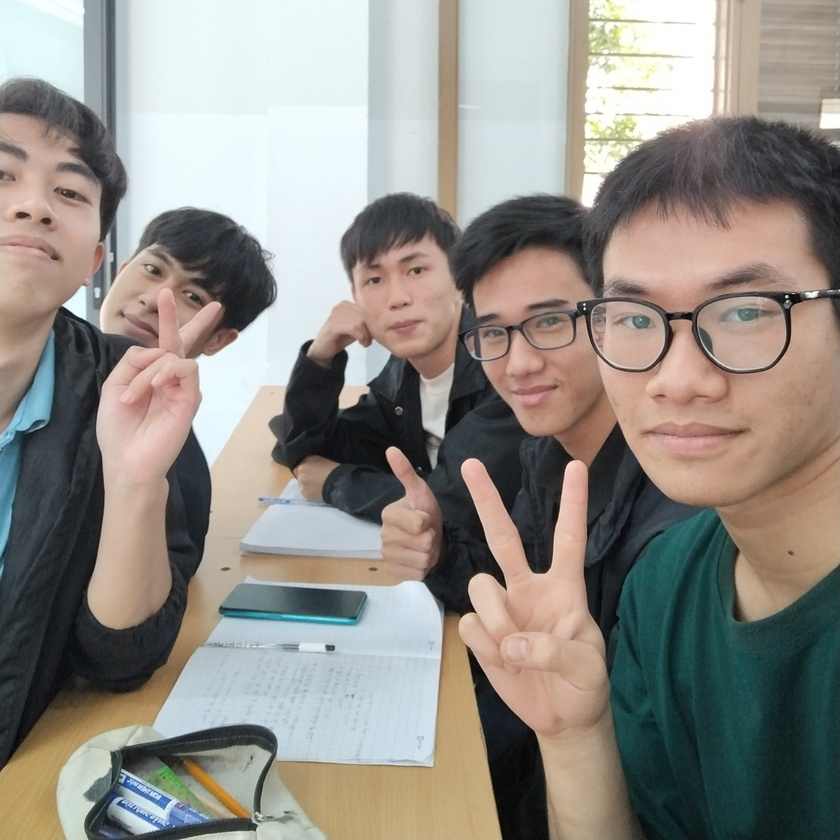
%> input picture Lab1_code/img1.jpg, 840 x 840 px, shrunk from 1279 x 1280 before the run
$ octave bai1b.m   (GNU Octave 9; MATLAB toolbox functions it lacks are replaced by stand-ins)
%> lines starting %> are read from the running program, lines starting %| are printed output that depends on the picture; in (x1, y1, x2, y2) boxes, pixels count from 0 and x2, y2 are one past the last pixel; in counts of white or black regions, pixels touching at a corner belong together; the program's own positions count from 1
### Code/Lab1_code/quantize.m
function [out] = quantize(gray_img, scale)
%Take in a grayscale img and the number of bits using to quantize the img
gray_img = double(gray_img);
quantizeBit = double(2^(8 - scale));
out = uint8(floor(gray_img/quantizeBit)*quantizeBit);
end

### Lab1_code/bai1b.m
img = 'img1.jpg';
im = rgb2gray(imread(img));
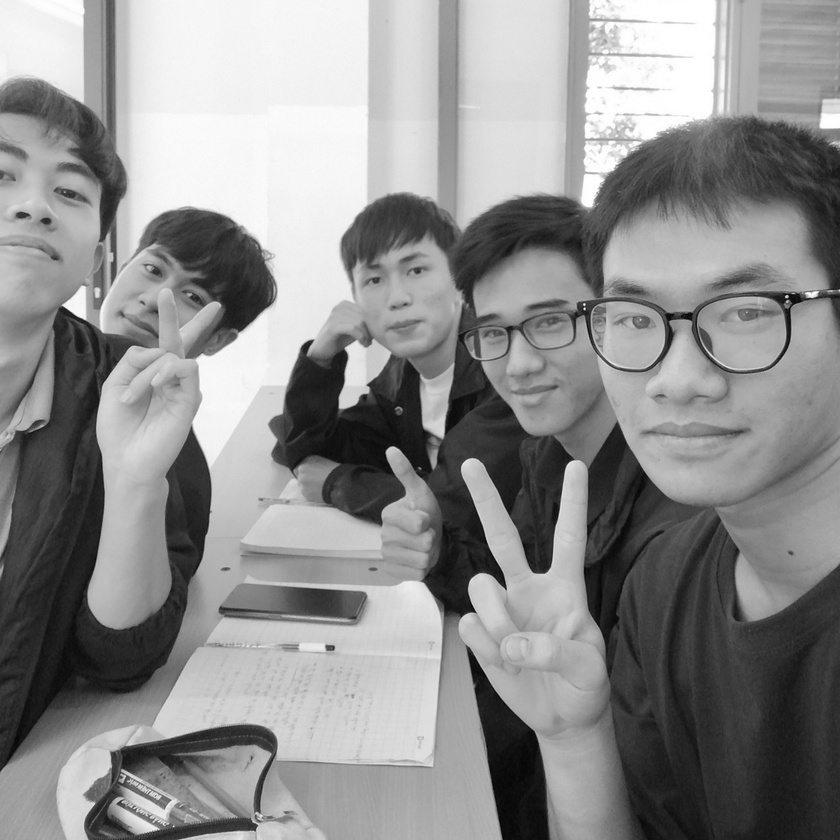
%> im: size 840x840 uint8; min 2, max 255, mean 141.2

figure;
subplot(241);
imshow(im); title('8-bit / gray img');

im7 = quantize(im,7);
im6 = quantize(im,6);
im5 = quantize(im,5);
im4 = quantize(im,4);
im3 = quantize(im,3);
%> call 5 of quantize, with scale = 3
%> in quantize (call 5), `out = uint8(floor(gray_img/quantizeBit)*quantizeBit);`:
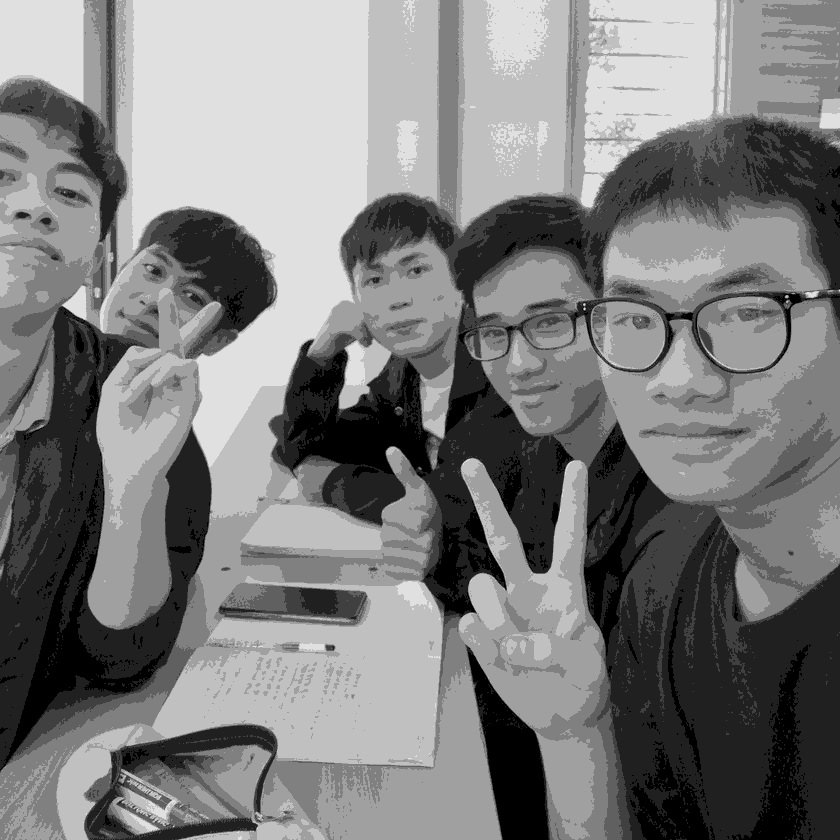
%> out: size 840x840 uint8; min 0, max 224, mean 124.9
im2 = quantize(im,2);
%> call 6 of quantize, with scale = 2
%> in quantize (call 6), `out = uint8(floor(gray_img/quantizeBit)*quantizeBit);`:
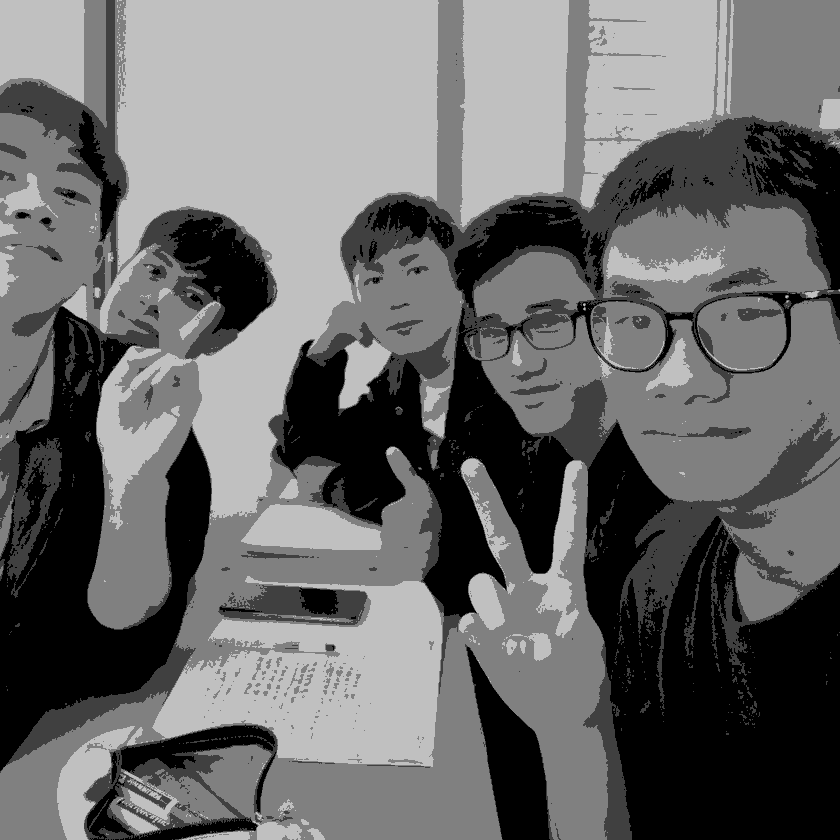
%> out: size 840x840 uint8; min 0, max 192, mean 106.2
im1 = quantize(im,1);
%> call 7 of quantize, with scale = 1
%> in quantize (call 7), `out = uint8(floor(gray_img/quantizeBit)*quantizeBit);`:
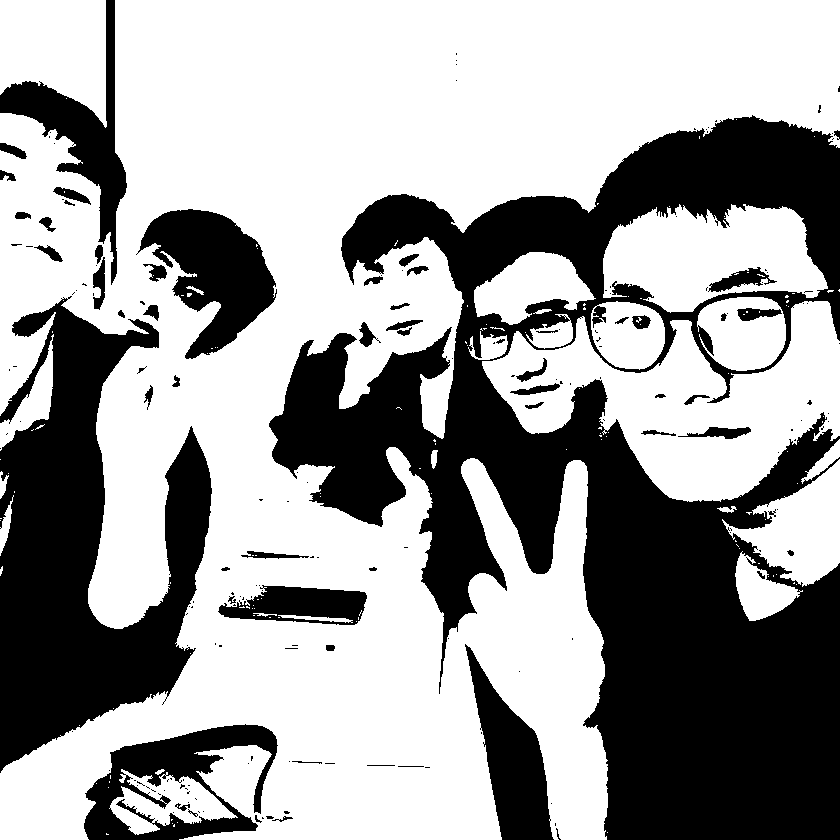
%> out: size 840x840 uint8; values 0 (black) and 128 (white), 62.1% white; 189 black regions (130 under 20 px), largest, box (x1, y1, x2, y2) and area: (269, 115, 840, 840) 168601, (0, 296, 212, 773) 51829, (136, 209, 277, 359) 10750

subplot(242), imshow(im7), title('7-bit');
subplot(243), imshow(im6), title('6-bit');
subplot(244), imshow(im5), title('5-bit');
subplot(245), imshow(im4), title('4-bit');
subplot(246), imshow(im3), title('3-bit');
subplot(247), imshow(im2), title('2-bit');
subplot(248), imshow(im1), title('1-bit');

imwrite(im, '8bitgray.png'), q8 = dir('8bitgray.png'); q8.bytes
imwrite(im7,'quant7im.png'), q7 = dir('quant7im.png'); q7.bytes
imwrite(im6,'quant6im.png'), q6 = dir('quant6im.png'); q6.bytes
imwrite(im5,'quant5im.png'), q5 = dir('quant5im.png'); q5.bytes
imwrite(im4,'quant4im.png'), q4 = dir('quant4im.png'); q4.bytes
imwrite(im3,'quant3im.png'), q3 = dir('quant3im.png'); q3.bytes
imwrite(im2,'quant2im.png'), q2 = dir('quant2im.png'); q2.bytes
imwrite(im1,'quant1im.png'), q1 = dir('quant1im.png'); q1.bytes

$ run again, with Lab1_code/img2.jpg copied over Lab1_code/img1.jpg
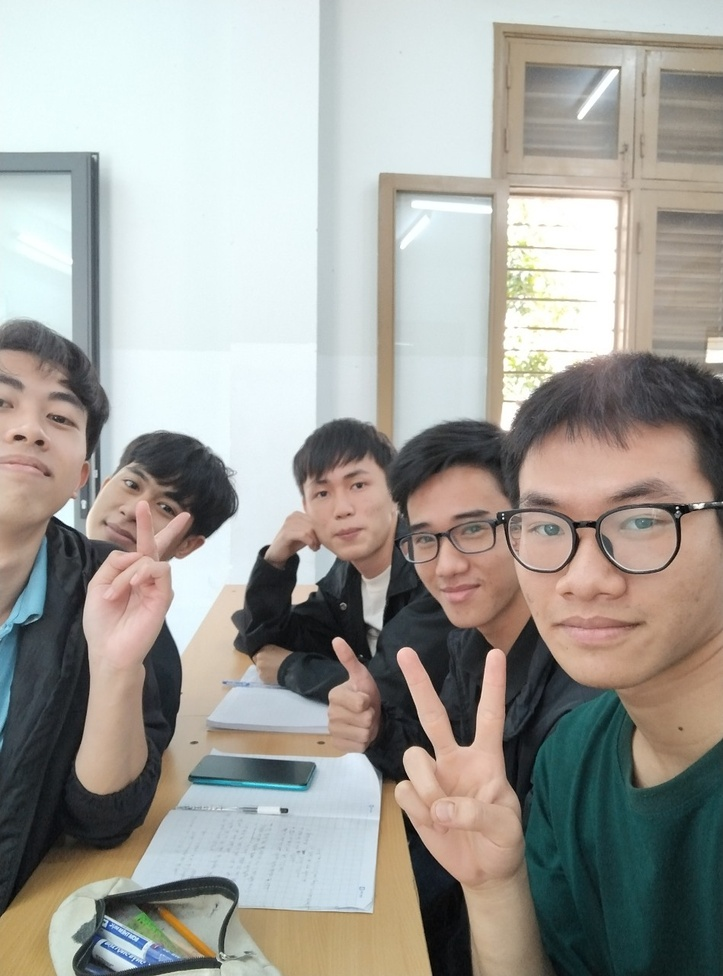
%> input picture Lab1_code/img2.jpg, 723 x 976 px, shrunk from 949 x 1280 before the run
%> in quantize (call 6), `out = uint8(floor(gray_img/quantizeBit)*quantizeBit);`:
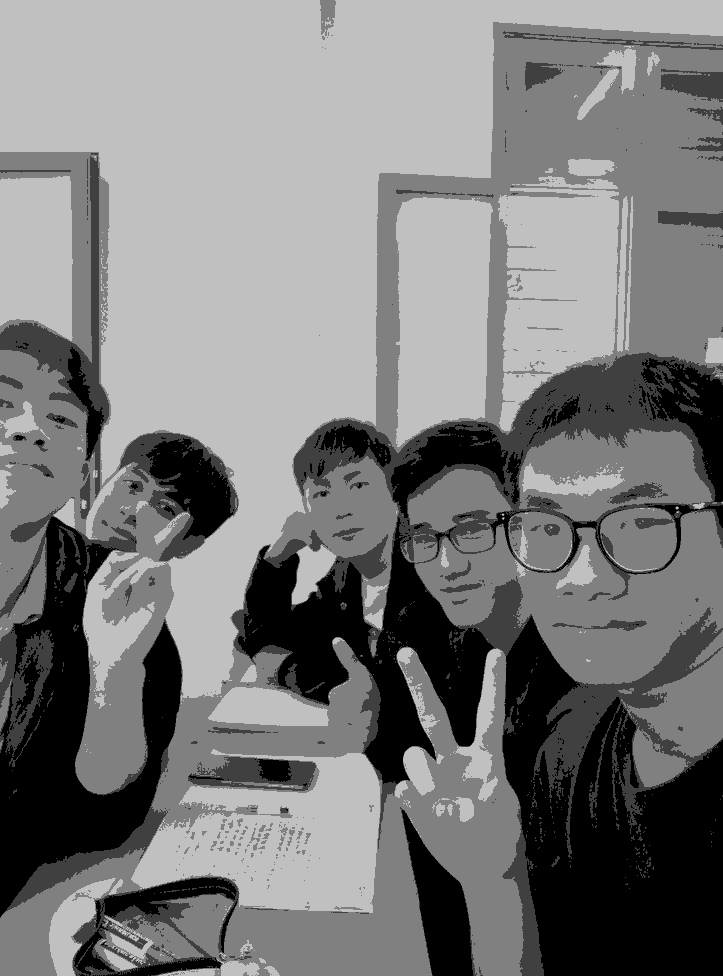
%> out: size 976x723 uint8; min 0, max 192, mean 123.3
%> in quantize (call 7), `out = uint8(floor(gray_img/quantizeBit)*quantizeBit);`:
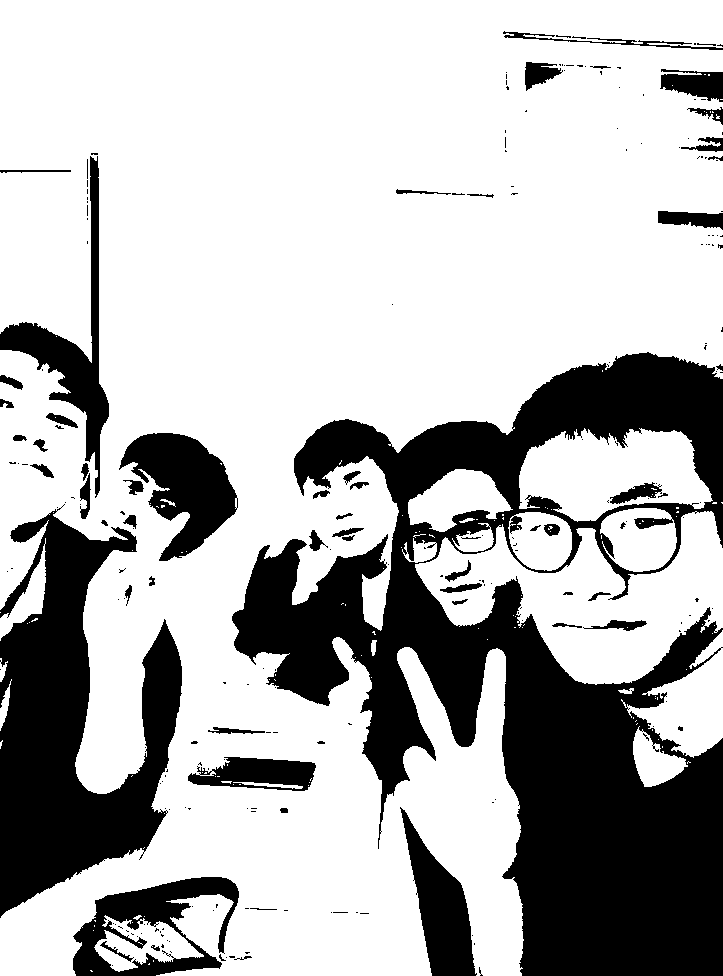
%> out: size 976x723 uint8; values 0 (black) and 128 (white), 71.1% white; 234 black regions (172 under 20 px), largest, box (x1, y1, x2, y2) and area: (232, 352, 723, 976) 125381, (0, 504, 182, 918) 38489, (119, 433, 238, 561) 7963
